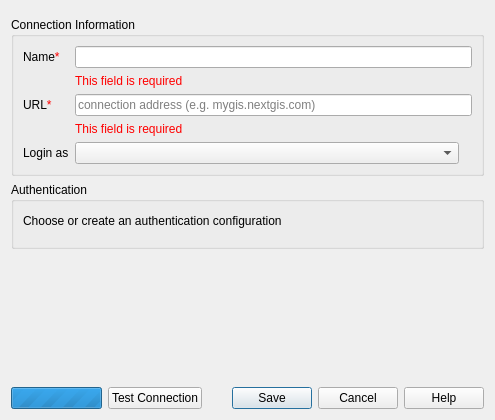
<?xml version="1.0" encoding="UTF-8"?>
<ui version="4.0">
 <class>NGWConnectionEditorDialogBase</class>
 <widget class="QDialog" name="NGWConnectionEditorDialogBase">
  <property name="geometry">
   <rect>
    <x>0</x>
    <y>0</y>
    <width>495</width>
    <height>420</height>
   </rect>
  </property>
  <property name="windowTitle">
   <string>Create a New NextGIS Web Connection</string>
  </property>
  <layout class="QVBoxLayout" name="verticalLayout">
   <item>
    <widget class="QgsMessageBar" name="messageBar" native="true"/>
   </item>
   <item>
    <widget class="QGroupBox" name="informationGroupBox">
     <property name="sizePolicy">
      <sizepolicy hsizetype="Preferred" vsizetype="Minimum">
       <horstretch>0</horstretch>
       <verstretch>0</verstretch>
      </sizepolicy>
     </property>
     <property name="title">
      <string>Connection Information</string>
     </property>
     <layout class="QVBoxLayout" name="verticalLayout_2">
      <item>
       <layout class="QGridLayout" name="gridLayout">
        <item row="1" column="1">
         <widget class="QLabel" name="nameRequiredLabel">
          <property name="text">
           <string>&lt;span style=&quot;color:#ff0000;&quot;&gt;This field is required&lt;/span&gt;</string>
          </property>
         </widget>
        </item>
        <item row="3" column="1">
         <widget class="QLabel" name="urlRequiredLabel">
          <property name="text">
           <string>&lt;span style=&quot;color:#ff0000;&quot;&gt;This field is required&lt;/span&gt;</string>
          </property>
         </widget>
        </item>
        <item row="0" column="0">
         <widget class="QLabel" name="nameLabel">
          <property name="text">
           <string>Name&lt;span style=&quot; color:#ff0000;&quot;&gt;*&lt;/span&gt;</string>
          </property>
         </widget>
        </item>
        <item row="2" column="0">
         <widget class="QLabel" name="urlLabel">
          <property name="text">
           <string>URL&lt;span style=&quot;color:#ff0000;&quot;&gt;*&lt;/span&gt;</string>
          </property>
         </widget>
        </item>
        <item row="2" column="1">
         <widget class="QgsHighlightableLineEdit" name="urlLineEdit">
          <property name="text">
           <string/>
          </property>
          <property name="placeholderText">
           <string>connection address (e.g. mygis.nextgis.com)</string>
          </property>
         </widget>
        </item>
        <item row="0" column="1">
         <widget class="QgsHighlightableLineEdit" name="nameLineEdit">
          <property name="text">
           <string/>
          </property>
         </widget>
        </item>
        <item row="4" column="0">
         <widget class="QLabel" name="login_label">
          <property name="text">
           <string>Login as</string>
          </property>
         </widget>
        </item>
        <item row="4" column="1">
         <layout class="QHBoxLayout" name="loginLayout">
          <property name="spacing">
           <number>6</number>
          </property>
          <item>
           <widget class="QComboBox" name="userComboBox">
            <property name="sizePolicy">
             <sizepolicy hsizetype="Expanding" vsizetype="Fixed">
              <horstretch>0</horstretch>
              <verstretch>0</verstretch>
             </sizepolicy>
            </property>
           </widget>
          </item>
          <item>
           <widget class="QLabel" name="authWarningLabel">
            <property name="text">
             <string/>
            </property>
           </widget>
          </item>
         </layout>
        </item>
       </layout>
      </item>
     </layout>
    </widget>
   </item>
   <item>
    <widget class="QGroupBox" name="authGroupBox">
     <property name="sizePolicy">
      <sizepolicy hsizetype="Preferred" vsizetype="Minimum">
       <horstretch>0</horstretch>
       <verstretch>0</verstretch>
      </sizepolicy>
     </property>
     <property name="title">
      <string>Authentication</string>
     </property>
     <layout class="QVBoxLayout" name="verticalLayout_3">
      <item>
       <layout class="QHBoxLayout" name="horizontalLayout_2">
        <item>
         <widget class="QLabel" name="storage_auth_label">
          <property name="sizePolicy">
           <sizepolicy hsizetype="Preferred" vsizetype="Minimum">
            <horstretch>0</horstretch>
            <verstretch>0</verstretch>
           </sizepolicy>
          </property>
          <property name="text">
           <string>Choose or create an authentication configuration</string>
          </property>
          <property name="textFormat">
           <enum>Qt::PlainText</enum>
          </property>
          <property name="wordWrap">
           <bool>false</bool>
          </property>
         </widget>
        </item>
        <item>
         <widget class="QLabel" name="auth_storage_info">
          <property name="toolTip">
           <string>Configurations store encrypted credentials in the QGIS authentication database.</string>
          </property>
          <property name="text">
           <string/>
          </property>
         </widget>
        </item>
        <item>
         <spacer name="horizontalSpacer">
          <property name="orientation">
           <enum>Qt::Horizontal</enum>
          </property>
          <property name="sizeHint" stdset="0">
           <size>
            <width>40</width>
            <height>20</height>
           </size>
          </property>
         </spacer>
        </item>
       </layout>
      </item>
      <item>
       <layout class="QHBoxLayout" name="horizontalLayout">
        <item>
         <widget class="QgsAuthConfigSelect" name="authWidget">
          <property name="sizePolicy">
           <sizepolicy hsizetype="Preferred" vsizetype="Fixed">
            <horstretch>0</horstretch>
            <verstretch>0</verstretch>
           </sizepolicy>
          </property>
         </widget>
        </item>
       </layout>
      </item>
     </layout>
    </widget>
   </item>
   <item>
    <spacer name="verticalSpacer">
     <property name="orientation">
      <enum>Qt::Vertical</enum>
     </property>
     <property name="sizeType">
      <enum>QSizePolicy::MinimumExpanding</enum>
     </property>
     <property name="sizeHint" stdset="0">
      <size>
       <width>0</width>
       <height>0</height>
      </size>
     </property>
    </spacer>
   </item>
   <item>
    <layout class="QHBoxLayout" name="buttonsLayout">
     <property name="topMargin">
      <number>6</number>
     </property>
     <item>
      <widget class="QProgressBar" name="progressBar">
       <property name="sizePolicy">
        <sizepolicy hsizetype="Preferred" vsizetype="Fixed">
         <horstretch>0</horstretch>
         <verstretch>0</verstretch>
        </sizepolicy>
       </property>
       <property name="minimum">
        <number>0</number>
       </property>
       <property name="maximum">
        <number>0</number>
       </property>
       <property name="value">
        <number>0</number>
       </property>
      </widget>
     </item>
     <item>
      <widget class="QPushButton" name="testConnectionButton">
       <property name="text">
        <string>Test Connection</string>
       </property>
      </widget>
     </item>
     <item>
      <widget class="QDialogButtonBox" name="buttonBox">
       <property name="orientation">
        <enum>Qt::Horizontal</enum>
       </property>
       <property name="standardButtons">
        <set>QDialogButtonBox::Cancel|QDialogButtonBox::Help|QDialogButtonBox::Save</set>
       </property>
      </widget>
     </item>
    </layout>
   </item>
  </layout>
 </widget>
 <customwidgets>
  <customwidget>
   <class>QgsAuthConfigSelect</class>
   <extends>QWidget</extends>
   <header>qgsauthconfigselect.h</header>
  </customwidget>
  <customwidget>
   <class>QgsMessageBar</class>
   <extends>QWidget</extends>
   <header>qgis.gui</header>
   <container>1</container>
  </customwidget>
  <customwidget>
   <class>QgsHighlightableLineEdit</class>
   <extends>QLineEdit</extends>
   <header>qgis.gui</header>
  </customwidget>
 </customwidgets>
 <tabstops>
  <tabstop>nameLineEdit</tabstop>
  <tabstop>urlLineEdit</tabstop>
  <tabstop>userComboBox</tabstop>
  <tabstop>testConnectionButton</tabstop>
  <tabstop>buttonBox</tabstop>
 </tabstops>
 <resources/>
 <connections/>
</ui>
